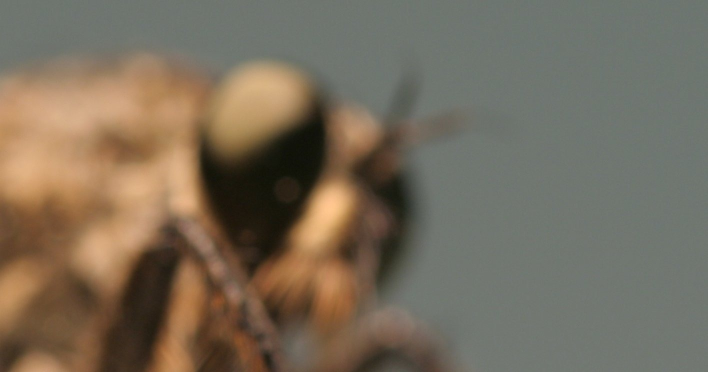
#> input picture T1/dataset-fly/fly/frame00.jpg, 1415 x 744 px (shown at 1/2 size); its folder holds 4 pictures in this run; the run also reads 2 pictures not shown here
$ python Q1.py   (older library calls are emulated)
#> lines starting #> are read from the running program, lines starting #| are printed output that depends on the picture; after the words box and inside, x2 and y2 are one past the last pixel; in counts of white or black regions, pixels touching at a corner belong together
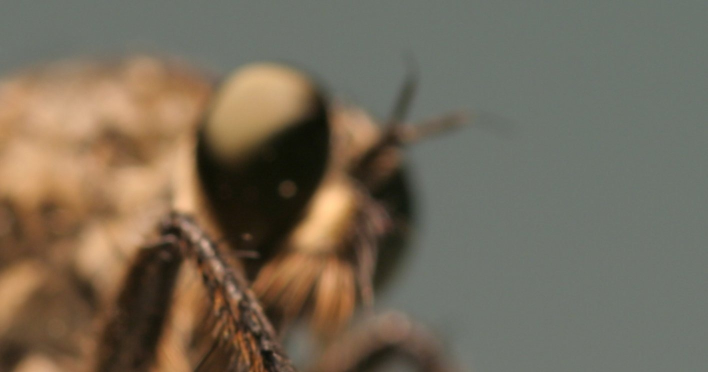
#> input picture T1/dataset-fly/fly/frame02.jpg, 1415 x 744 px (shown at 1/2 size)
### utilities.py
import numpy as np
from scipy.ndimage import *


def normalize(input, a=0, b=1):
    return ((input - np.min(input)) * (b - a)) / \
           (np.max(input) - np.min(input))


def rgb2gray(rgb):
    return np.dot(rgb[..., :3], [0.299, 0.587, 0.114])  # MATLAB style


def laplacianImages(I, multiple=True):
#> called with I = array of shape (4, 744, 1415), multiple = True
    weights = [1, -2, 1]
#> weights = [1, -2, 1]
    axis_x = 1
    axis_y = 0
    if multiple:
        axis_x = 2
        axis_y = 1
    fxx = correlate1d(I, weights=weights, axis=axis_x, mode='constant')
    fyy = correlate1d(I, weights=weights, axis=axis_y, mode='constant')
    return np.abs(fxx + fyy)


# [10 lines left out: function discreteGradientMagImages, not called in this run]


def gaussLapImages(I, sigma):
    return np.abs(gaussian_laplace(I, sigma))


def sobelGradientMagImages(I):
    return generic_gradient_magnitude(I, sobel)


# np.choose has a regression where a compile-time constant NPY_MAXARGS
# limitss the number of arrays to be broadcasted to be less than 32
# This is my custom implementation that's slower *shakes fist*
def customChoose(choices, I):
    rows = choices.shape[0]
    cols = choices.shape[1]
    return np.array([I[choices[i, j], i, j]
                     for i in range(rows)
                     for j in range(cols)]).reshape((rows, cols, -1))


# [20 lines left out: functions tenengrad, gauss2d_kernel, not called in this run]


def gaussBlurImage(I, sigma):
    return gaussian_filter(I, sigma=sigma)


# [4 lines left out: function gauss_impulse_response, not called in this run]

### Q1.py
import numpy as np
import matplotlib
matplotlib.use('tkagg')  # for rendering to work
import matplotlib.pyplot as plt
from scipy import misc
import glob
from utilities import *


def focusImage(images):
    # compute laplacian of images and gradient mag of images
    limages = laplacianImages(rgb2gray(images))
    lsum = np.sum(limages, axis=0)
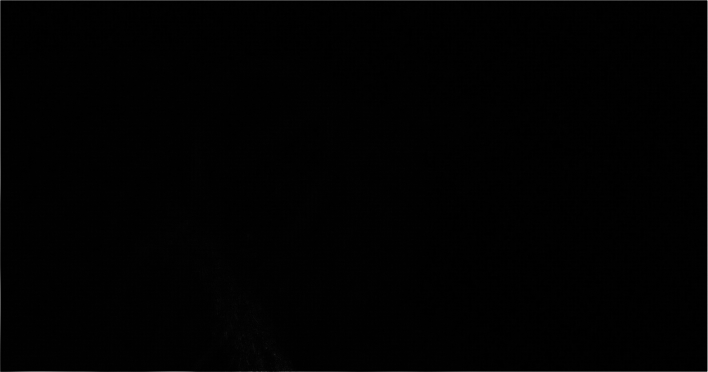
#> lsum: shape (744, 1415) float64 (shown at 1/2 size); min 0, max 931.5, mean 6.9; drawn with min black and max white
    gimages = gaussLapImages(rgb2gray(images), 2)
    gsum = np.sum(gimages, axis=0)
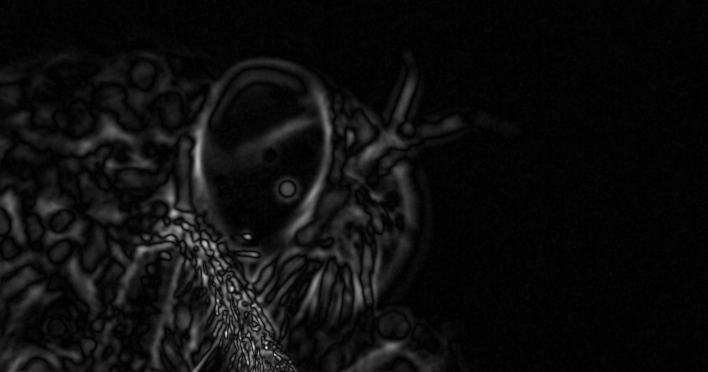
#> gsum: shape (744, 1415) float64 (shown at 1/2 size); min 0.00399, max 23.57, mean 1.3; drawn with min black and max white

    # get indices of image corresponding to max laplacian response, per-pixel
    max_indices = np.argmax(limages, axis=0)
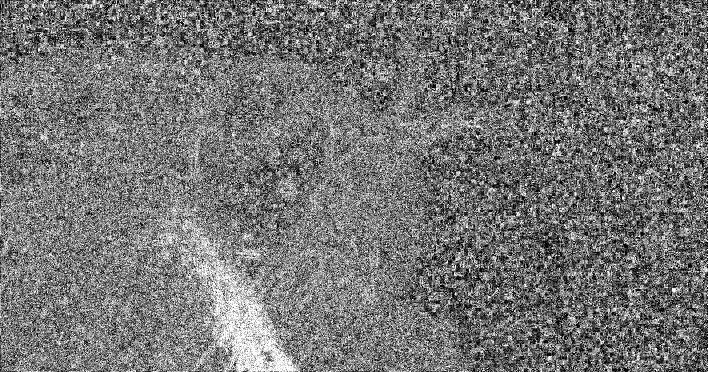
#> max_indices: shape (744, 1415) int64 (shown at 1/2 size); min 0, max 3, mean 1.38; drawn with min black and max white
    plt.imshow(max_indices, cmap=plt.cm.get_cmap('plasma'))
    plt.colorbar(cmap=plt.cm.get_cmap('plasma'))
    plt.show()

    # get rid of noise using median filter
    max_indices = median_filter(max_indices, 10)  # slow
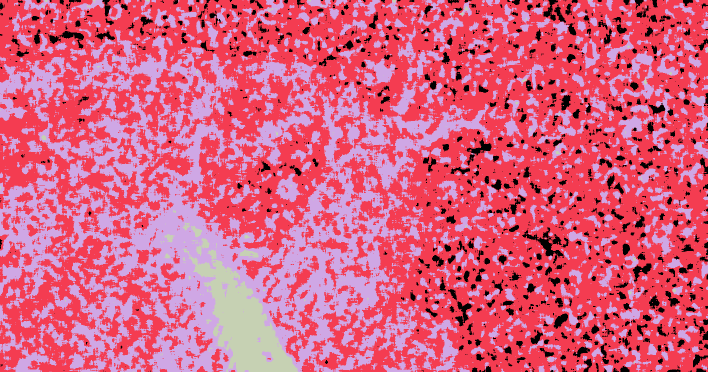
#> max_indices: shape (744, 1415) int64 (shown at 1/2 size); 4 distinct labels, from 0 to 3; one colour per label, 0 black
    plt.imshow(max_indices, cmap=plt.cm.get_cmap('plasma'))
    plt.colorbar(cmap=plt.cm.get_cmap('plasma'))
    plt.show()
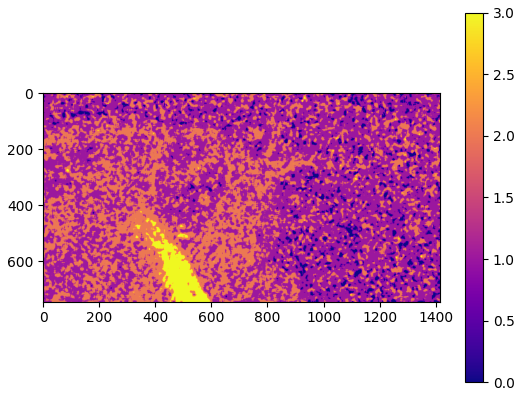
#> figure drawn by matplotlib, 2 panels

    # per-pixel, measure variance of gradients across images
    gvar = normalize(np.var(gimages, axis=0))
    plt.imshow(gvar)
    plt.show()

    # if variance > threshold, use pixel from image[max_indices]
    # else use a weighted combination of pixels from all images
    dmap = gvar.copy()
    dmap[dmap <= 1e-3] = 0
    dmap[dmap > 1e-3] = 1
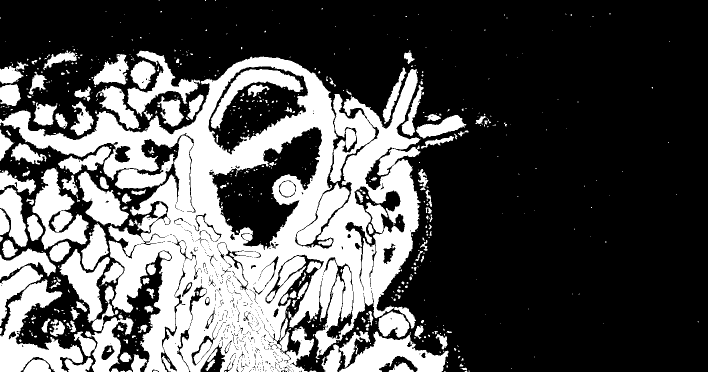
#> dmap: shape (744, 1415) float64 (shown at 1/2 size); values 0 (black) and 1 (white), 32.5% white; 699 white regions (531 under 20 px), largest, box (x1, y1, x2, y2) and area: (0, 113, 841, 744) 211387, (0, 559, 166, 744) 11941, (65, 336, 177, 499) 8528
    dmap = dmap.astype('uint8')
    plt.imshow(dmap, cmap='gray')
    plt.show()

    # create weighted image
    wimage = np.sum(gimages[..., np.newaxis] * images, axis=0) / \
        gsum[..., np.newaxis]
    wimage = wimage.astype('uint8')
    plt.imshow(wimage)
    plt.show()

    # create max image
    mimage = customChoose(max_indices, images)
    plt.imshow(mimage)
    plt.show()

    # create focused image (not as good as just using max image)
    fimage = customChoose(dmap, np.stack([wimage, mimage]))
    plt.imshow(fimage)
    plt.show()

    return fimage


# retrieve images
filelist = glob.glob('T1/dataset-fly/fly/frame*')
filelist.sort()

# stack them into SxHxW
images = np.stack([misc.imread(fname) for fname in filelist])

# compute focused image
misc.imsave('T1/dataset-fly/fly/fimage.png', focusImage(images))

filelist = glob.glob('T1/dataset-watch/watch/frame*')
filelist.sort()

# stack them into SxHxW
#> (the run stopped early here; a loop or call above may not have finished)
